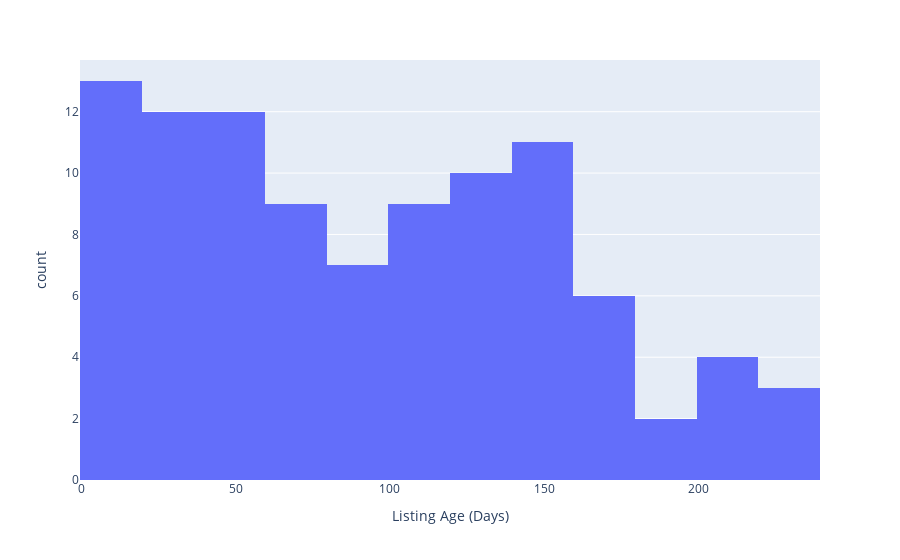

The notebook cell saved with this chart:
### Code cell
px.histogram(Listing_age, x='Listing Age (Days)', nbins=20)

### Figure 1 — Plotly figure (JSON) as saved in the notebook; plotly's stock layout.template omitted (floating-point values rounded to 4 significant figures)
{"data": [{"alignmentgroup": "True", "bingroup": "x", "hovertemplate": "Listing Age (Days)=%{x}<br>count=%{y}<extra></extra>", "legendgroup": "", "marker": {"color": "#636efa", "pattern": {"shape": ""}}, "name": "", "nbinsx": 20, "offsetgroup": "", "orientation": "v", "showlegend": false, "type": "histogram", "x": [58, 7, 70, 6, 239, 34, 5, 5, 6, 217, 232, 148, 82, 135, 48, 115, 33, 17, 159, 133, 119, 146, 34, 99, 18, 111, 36, 38, 160, 60, 33, 28, 104, 49, 118, 78, 123, 115, 37, 98, 142, 171, 153, 9, 147, 21, 233, 66, 42, 162, 26, 59, 47, 175, 32, 67, 193, 54, 6, 106, 96, 71, 145, 93, 151, 127, 132, 6, 135, 134, 150, 53, 12, 154, 84, 91, 117, 190, 139, 57, 50, 152, 171, 173, 79, 68, 39, 122, 208, 13, 41, 49, 66, 103, 210, 200, 16, 132], "xaxis": "x", "yaxis": "y"}], "layout": {"barmode": "relative", "legend": {"tracegroupgap": 0}, "margin": {"t": 60}, "xaxis": {"anchor": "y", "domain": [0, 1], "title": {"text": "Listing Age (Days)"}}, "yaxis": {"anchor": "x", "domain": [0, 1], "title": {"text": "count"}}}}
